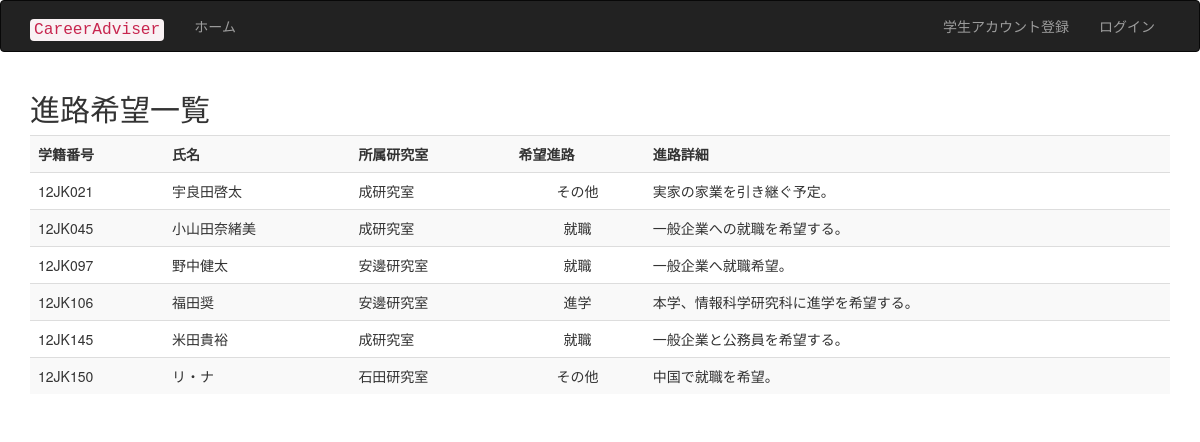
The page /wish_list.php on the database as committed earlier.
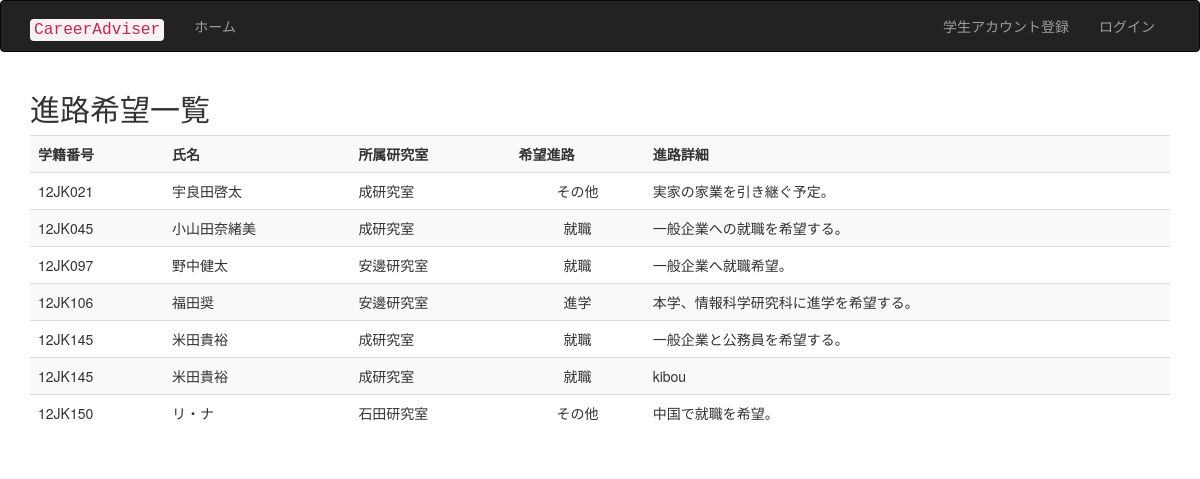
The same page on the database as committed later.
### tables this page shows
CREATE TABLE IF NOT EXISTS `tb_wish` (
  `sid` varchar(16) NOT NULL,
  `careertype` int(11) NOT NULL,
  `detail` text NOT NULL
);

### wish_list.php (the view, shortened to what this page needs)
<?php
include('page_header.php');
require_once('db_inc.php');
echo "<h2>進路希望一覧</h2>";
$sql = "SELECT w.*, g.sname, g.lbname FROM tb_wish w, vw_gakusei g where w.sid=g.sid order by sid, careertype " ;
$rs = mysql_query($sql, $conn);
$row = mysql_fetch_array($rs) ;
echo '<table class="table table-striped table-hover">';
echo '<tr><th>学籍番号</th><th>氏名</th><th>所属研究室</th><th>希望進路</th><th>進路詳細</th></tr>';
while ($row) {
 echo '<tr>';
 echo '<td>' . $row['sid'] . '</td>';
 echo '<td>' . $row['sname']. '</td>';
 echo '<td>' . $row['lbname'] . '</td>';
 $i = $row['careertype'];
 $careertype = array(
 1=>"就職",
 2=>"進学",
 3=>"その他"
 );
  echo '<td align="center">' . $careertype[$i] . '</td>';
 echo '<td>' . $row['detail'] . '</td>';
 echo '</tr>';
 $row = mysql_fetch_array($rs) ;
}
echo '</table>';
include('page_footer.php');
?>

### page_header.php (shortened to what this page needs)
<!DOCTYPE html>
<html lang="ja"><head>
<link href="https://maxcdn.bootstrapcdn.com/bootstrap/3.3.5/css/bootstrap.min.css" rel="stylesheet">
</head>
<body>
<div class="navbar navbar-inverse bg-primary">
  <div class="container">
    <div class="navbar-header">
      <a class="navbar-brand" href="index.php"><code>CareerAdviser</code></a>
    </div>
    <div class="navbar-collapse collapse">
    <?php include('menubar.php'); ?>
    </div>
  </div>
</div>
<div class="container">

### menubar.php (shortened to what this page needs)
<?php
echo '<ul class="nav navbar-nav">';
echo '<li><a href="index.php">ホーム</a></li>';
echo '</ul>';
echo '<ul class="nav navbar-nav navbar-right">';
if(isset($_SESSION['urole']) ){
  echo '<li><a>' . $_SESSION['uname'] . 'さんがログイン中</a></li>';
}else{
  echo '<li><a href="user_add.php">学生アカウント登録</a></li>';
  echo '<li><a href="login.php">ログイン</a></li>';
}
echo '</ul>';
?>

### page_footer.php (shortened to what this page needs)
</div>
</body>
</html>

Rows that differ between the two databases and show on the page:
added tb_wish: sid "12JK145", sname "米田貴裕", lbname "成研究室", careertype "就職", detail "kibou"
